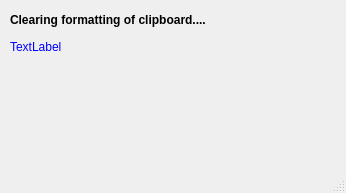
<?xml version="1.0" encoding="UTF-8"?>
<ui version="4.0">
 <class>ClearFormatApp</class>
 <widget class="QMainWindow" name="ClearFormatApp">
  <property name="geometry">
   <rect>
    <x>0</x>
    <y>0</y>
    <width>346</width>
    <height>193</height>
   </rect>
  </property>
  <property name="windowTitle">
   <string>ClearFormatApp</string>
  </property>
  <widget class="QWidget" name="centralwidget">
   <widget class="QLabel" name="label">
    <property name="geometry">
     <rect>
      <x>10</x>
      <y>10</y>
      <width>331</width>
      <height>20</height>
     </rect>
    </property>
    <property name="font">
     <font>
      <bold>true</bold>
     </font>
    </property>
    <property name="text">
     <string>Clearing formatting of clipboard....</string>
    </property>
   </widget>
   <widget class="QLabel" name="label_2">
    <property name="geometry">
     <rect>
      <x>10</x>
      <y>40</y>
      <width>331</width>
      <height>101</height>
     </rect>
    </property>
    <property name="palette">
     <palette>
      <active>
       <colorrole role="WindowText">
        <brush brushstyle="SolidPattern">
         <color alpha="255">
          <red>0</red>
          <green>0</green>
          <blue>255</blue>
         </color>
        </brush>
       </colorrole>
      </active>
      <inactive>
       <colorrole role="WindowText">
        <brush brushstyle="SolidPattern">
         <color alpha="255">
          <red>0</red>
          <green>0</green>
          <blue>255</blue>
         </color>
        </brush>
       </colorrole>
      </inactive>
      <disabled/>
     </palette>
    </property>
    <property name="text">
     <string>TextLabel</string>
    </property>
    <property name="scaledContents">
     <bool>true</bool>
    </property>
    <property name="alignment">
     <set>Qt::AlignmentFlag::AlignLeading|Qt::AlignmentFlag::AlignLeft|Qt::AlignmentFlag::AlignTop</set>
    </property>
    <property name="wordWrap">
     <bool>true</bool>
    </property>
   </widget>
  </widget>
  <widget class="QMenuBar" name="menubar">
   <property name="geometry">
    <rect>
     <x>0</x>
     <y>0</y>
     <width>346</width>
     <height>26</height>
    </rect>
   </property>
  </widget>
  <widget class="QStatusBar" name="statusbar"/>
 </widget>
 <resources/>
 <connections/>
</ui>
